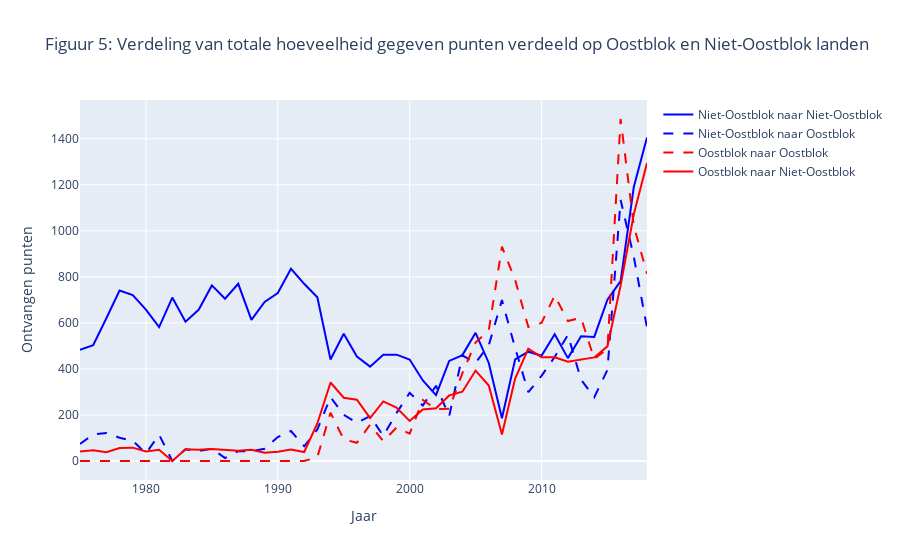

Source (notebook cell):
### Markdown cell above
Uit figuur 4 blijkt dat naburige landen meer op elkaar stemmen dan op niet-aangrenzende landen. Naburigheid is een indicatie van een culturele overeenkomst. Deze correlatie geeft aan dat culturele gelijkenis een positief effect heeft op het toekennen van punten.

### Code cell
df_oostblok = pd.read_csv("oostblok.csv")
df_eurovision = pd.read_csv("eurovision_song_contest_1975_2019.csv")
df_eurovision.columns = [column.strip() for column in df_eurovision.columns]

# search oostblok country votes
df_eurovision = pd.merge(left=df_eurovision, right=df_oostblok, how="left", left_on="From country", right_on="Land")
df_eurovision = df_eurovision.rename(columns={"Oostblok" : "from-oostblok"})

# search oostblok country voting receivers
df_eurovision = pd.merge(left=df_eurovision, right=df_oostblok, how="left", left_on="To country", right_on="Land")
df_eurovision = df_eurovision.rename(columns={"Oostblok" : "to-oostblok"})

# remove the land columns
df_eurovision = df_eurovision.drop(columns=["Land_x", "Land_y"])

nob_nob_points_list = []
nob_ob_points_list = []
ob_ob_points_list = []
ob_nob_points_list = []

for i in range(1975, 2019):   
    nob_to_nob = df_eurovision[(df_eurovision['from-oostblok'] == 'Nee') & (df_eurovision['to-oostblok'] =='Nee') & (df_eurovision["Edition"] =='{i}f'.format(i=i))]["Points"]
    nob_nob_points = nob_to_nob.sum()

    nob_to_ob = df_eurovision[(df_eurovision['from-oostblok'] == 'Nee') & (df_eurovision['to-oostblok'] =='Ja') & (df_eurovision["Edition"] =='{i}f'.format(i=i))]["Points"]
    nob_ob_points = nob_to_ob.sum()

    ob_to_ob = df_eurovision[(df_eurovision['from-oostblok'] == 'Ja') & (df_eurovision['to-oostblok'] =='Ja') & (df_eurovision["Edition"] =='{i}f'.format(i=i))]["Points"]
    ob_ob_points = ob_to_ob.sum()

    ob_to_nob = df_eurovision[(df_eurovision['from-oostblok'] == 'Ja') & (df_eurovision['to-oostblok'] =='Nee') & (df_eurovision["Edition"] =='{i}f'.format(i=i))]["Points"]
    ob_nob_points = ob_to_nob.sum()

    nob_nob_points_list.append(nob_nob_points)
    nob_ob_points_list.append(nob_ob_points)
    ob_ob_points_list.append(ob_ob_points)
    ob_nob_points_list.append(ob_nob_points)

trace1 = go.Scatter(x=list(range(1975, 2019)), y=nob_nob_points_list, mode='lines', name='Niet-Oostblok naar Niet-Oostblok', line=dict(color='blue'))
trace2 = go.Scatter(x=list(range(1975, 2019)), y=nob_ob_points_list, mode='lines', name='Niet-Oostblok naar Oostblok', line=dict(color='blue', dash='10'))
trace3 = go.Scatter(x=list(range(1975, 2019)), y=ob_ob_points_list, mode='lines', name='Oostblok naar Oostblok', line=dict(color='red', dash='10'))
trace4 = go.Scatter(x=list(range(1975, 2019)), y=ob_nob_points_list, mode='lines', name='Oostblok naar Niet-Oostblok', line=dict(color='red'))

# Create the data list
data = [trace1, trace2, trace3, trace4]

# Create the layout
layout = go.Layout(title='Figuur 5: Verdeling van totale hoeveelheid gegeven punten verdeeld op Oostblok en Niet-Oostblok landen', 
                   xaxis=dict(title='Jaar'), 
                   yaxis=dict(title='Ontvangen punten'))

# Create the figure
fig = go.Figure(data=data, layout=layout)

# Display the figure
fig.show()

### Figure 1 — Plotly figure (JSON) as saved in the notebook; plotly's stock layout.template omitted (floating-point values rounded to 4 significant figures)
{"data": [{"line": {"color": "blue"}, "mode": "lines", "name": "Niet-Oostblok naar Niet-Oostblok", "type": "scatter", "x": [1975, 1976, 1977, 1978, 1979, 1980, 1981, 1982, 1983, 1984, 1985, 1986, 1987, 1988, 1989, 1990, 1991, 1992, 1993, 1994, 1995, 1996, 1997, 1998, 1999, 2000, 2001, 2002, 2003, 2004, 2005, 2006, 2007, 2008, 2009, 2010, 2011, 2012, 2013, 2014, 2015, 2016, 2017, 2018], "y": [483, 503, 620, 741, 721, 658, 582, 710, 605, 657, 763, 705, 770, 613, 691, 730, 835, 770, 711, 441, 553, 454, 410, 462, 462, 441, 350, 286, 435, 460, 557, 426, 186, 441, 475, 457, 551, 447, 542, 539, 701, 782, 1191, 1406]}, {"line": {"color": "blue", "dash": "10"}, "mode": "lines", "name": "Niet-Oostblok naar Oostblok", "type": "scatter", "x": [1975, 1976, 1977, 1978, 1979, 1980, 1981, 1982, 1983, 1984, 1985, 1986, 1987, 1988, 1989, 1990, 1991, 1992, 1993, 1994, 1995, 1996, 1997, 1998, 1999, 2000, 2001, 2002, 2003, 2004, 2005, 2006, 2007, 2008, 2009, 2010, 2011, 2012, 2013, 2014, 2015, 2016, 2017, 2018], "y": [74, 115, 122, 101, 88, 33, 114, 0, 51, 43, 53, 13, 43, 42, 53, 104, 130, 64, 137, 277, 201, 166, 195, 109, 208, 296, 241, 327, 195, 459, 426, 503, 699, 491, 299, 370, 452, 548, 353, 277, 396, 1134, 887, 579]}, {"line": {"color": "red", "dash": "10"}, "mode": "lines", "name": "Oostblok naar Oostblok", "type": "scatter", "x": [1975, 1976, 1977, 1978, 1979, 1980, 1981, 1982, 1983, 1984, 1985, 1986, 1987, 1988, 1989, 1990, 1991, 1992, 1993, 1994, 1995, 1996, 1997, 1998, 1999, 2000, 2001, 2002, 2003, 2004, 2005, 2006, 2007, 2008, 2009, 2010, 2011, 2012, 2013, 2014, 2015, 2016, 2017, 2018], "y": [0, 0, 0, 0, 0, 0, 0, 0, 0, 0, 0, 0, 0, 0, 0, 0, 0, 0, 17, 210, 94, 79, 158, 86, 145, 119, 265, 225, 227, 382, 515, 568, 931, 787, 582, 600, 719, 608, 622, 443, 488, 1486, 1022, 814]}, {"line": {"color": "red"}, "mode": "lines", "name": "Oostblok naar Niet-Oostblok", "type": "scatter", "x": [1975, 1976, 1977, 1978, 1979, 1980, 1981, 1982, 1983, 1984, 1985, 1986, 1987, 1988, 1989, 1990, 1991, 1992, 1993, 1994, 1995, 1996, 1997, 1998, 1999, 2000, 2001, 2002, 2003, 2004, 2005, 2006, 2007, 2008, 2009, 2010, 2011, 2012, 2013, 2014, 2015, 2016, 2017, 2018], "y": [41, 47, 38, 56, 58, 41, 49, 0, 51, 49, 52, 48, 44, 49, 36, 40, 50, 39, 163, 341, 275, 266, 186, 259, 232, 174, 224, 229, 285, 301, 393, 328, 115, 358, 488, 451, 451, 431, 442, 450, 498, 763, 1072, 1295]}], "layout": {"title": {"text": "Figuur 5: Verdeling van totale hoeveelheid gegeven punten verdeeld op Oostblok en Niet-Oostblok landen"}, "xaxis": {"title": {"text": "Jaar"}}, "yaxis": {"title": {"text": "Ontvangen punten"}}}}
